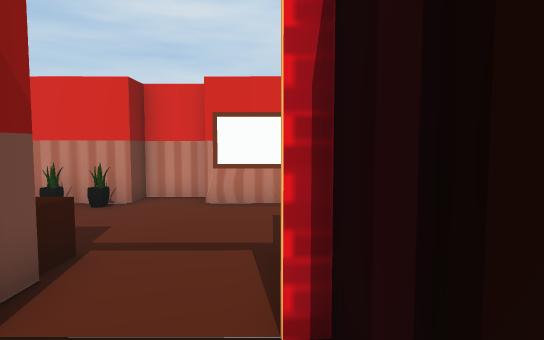
View 1 (above)

13 first-person views from a walk through a scene from a Unity 3-D project. The camera is 1.4 m above the floor, tilts 4° down and sees 75° across. The floor is counted in squares, 1 m on a side. Each view is taken from the middle of a square. On the plan, view 1 faces up. The plan holds only what a view shows up to about 15 squares ahead; the rest is blank. The player is left out. Some animated figures are left out. Some surface patterns are stand-ins.

View 2
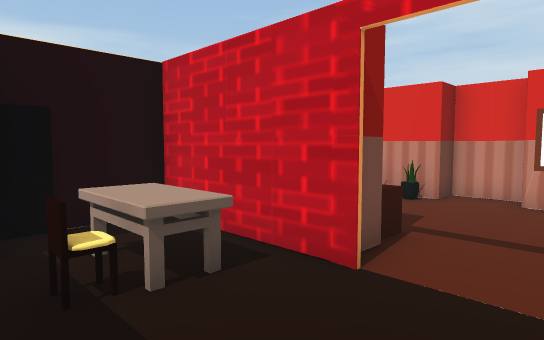

View 3
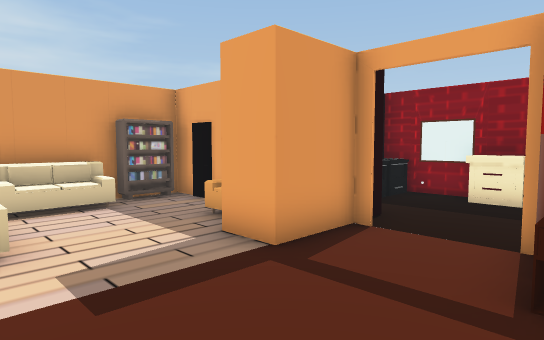

View 4
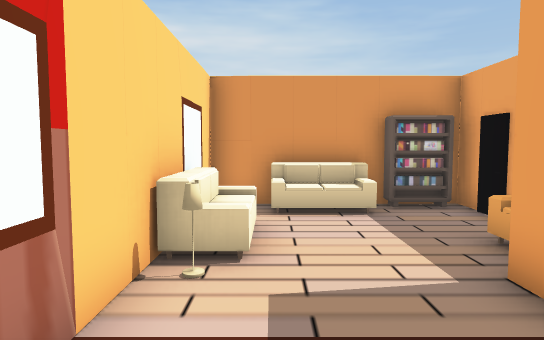

View 5
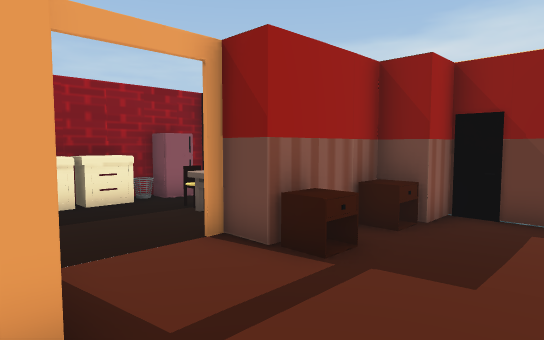

View 6
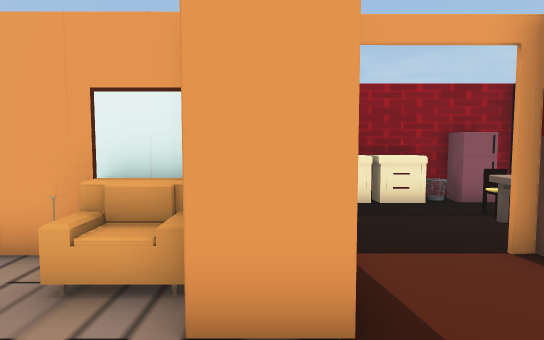

View 7
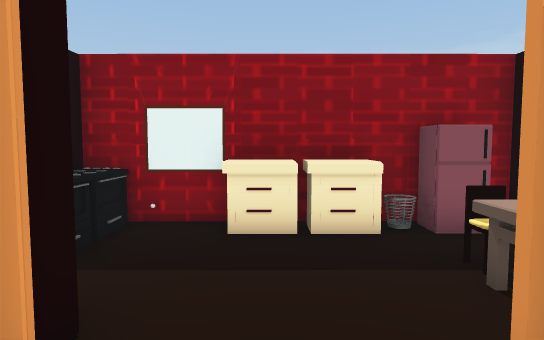

View 8
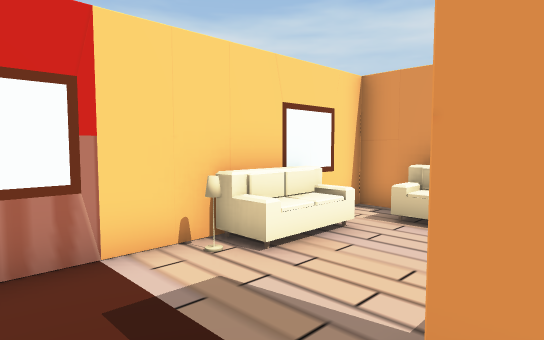

View 9
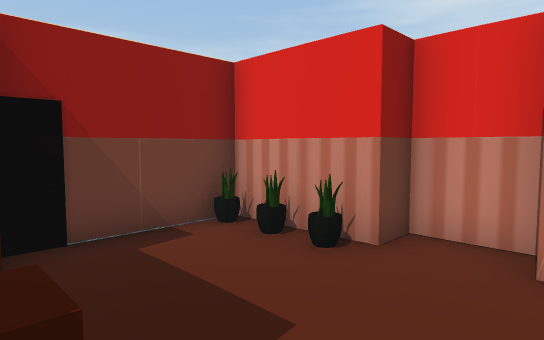

View 10
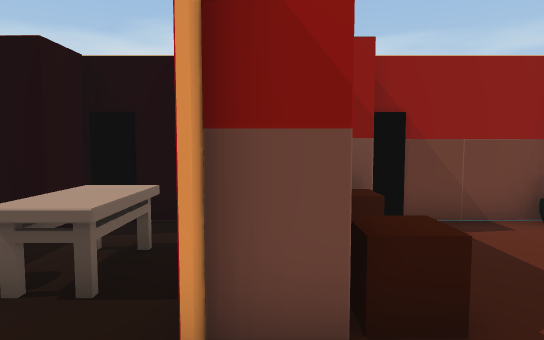

View 11
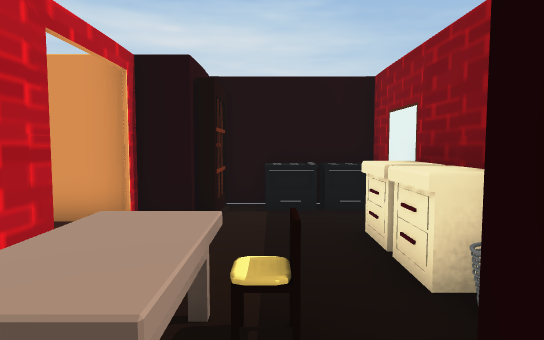

View 12
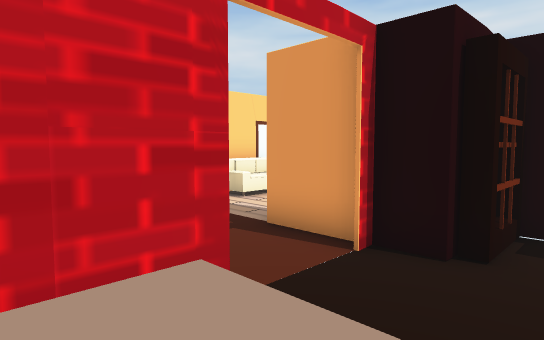

View 13
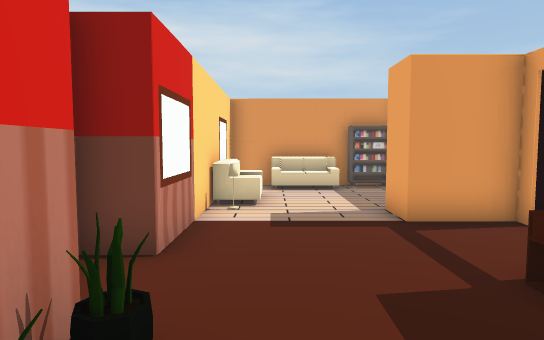

### Floor plan
Points are (right, up) in squares from view 1. A wall is a line through its corners. A room is listed if a view was taken in it or the views show most of it. See-through windows are left out.
Room 1 (views 1, 2, 3, 4, 5, 6, 7, 8, 9, 10, 11, 12, 13)
walls: (0, 2.5) (0.5, 2.5); (-2, 2.4) (-6.5, 2.4) (-6.5, -0.4) (-5.3, -0.4) (-5.3, -2.4); (0.5, 2.4) (0, 2.4); (2, 2.5) (6.4, 2.5); (-5.4, 3.6) (-2.4, 3.5) (-2.4, 2.5) (-2, 2.5); (-1.8, -2.4) (2.5, -2.4) (2.5, 1.1) (0.7, 1.1) (0.7, 1.5) (0.4, 1.5) (0.4, 4.5) (1.5, 4.5); (5.9, 3) (5.9, 4.5) (6.2, 4.5); (6.1, 3.1) (6.2, 4.6); (6.4, 8.4) (-1.6, 8.4) (-1.6, 9.5) (-3.4, 9.4) (-3.4, 8.4) (-6.5, 8.4) (-6.5, 4.5) (-5.4, 4.5)
objects: other object (-6, 8); other object (-5, 1) to (-3, 1); other object (-5, 4); other object (-5, 8); other object (-4, -2); other object (-4, 8); other object (-3, -2) to (-2, -2); chair (-3, 0); other object (-3, 4); other object (-1, -2) to (0, -2); other object (2, -2); other object (2, -1) to (2, 0); other object (2, 3) to (3, 4); sofa (2, 7) to (4, 8); sofa (5, 5) to (6, 7)

Where each view was taken, in squares from view 1:
view 1: 0 up, 0 right, facing up
view 2: 1 down, 0 right, facing up-left
view 3: 8 up, 3 left, facing down-right
view 4: 7 up, 2 left, facing right
view 5: 7 up, 1 right, facing down-left
view 6: 7 up, 1 right, facing down
view 7: 4 up, 1 left, facing down
view 8: 4 up, 1 left, facing up-right
view 9: 4 up, 1 left, facing up-left
view 10: 3 up, 0 right, facing left
view 11: 0 up, 6 left, facing right
view 12: 0 up, 4 left, facing up-right
view 13: 7 up, 6 left, facing right
